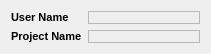
  <widget class="QWidget" name="gridLayoutWidget_3">
   <property name="geometry">
    <rect>
     <x>900</x>
     <y>59</y>
     <width>211</width>
     <height>51</height>
    </rect>
   </property>
   <layout class="QGridLayout" name="gridLayout_4">
    <item row="0" column="0">
     <widget class="QLabel" name="label_7">
      <property name="sizePolicy">
       <sizepolicy hsizetype="Fixed" vsizetype="Preferred">
        <horstretch>0</horstretch>
        <verstretch>0</verstretch>
       </sizepolicy>
      </property>
      <property name="font">
       <font>
        <pointsize>8</pointsize>
        <bold>true</bold>
       </font>
      </property>
      <property name="text">
       <string>User Name</string>
      </property>
     </widget>
    </item>
    <item row="0" column="1">
     <widget class="QFrame" name="frame">
      <property name="frameShape">
       <enum>QFrame::StyledPanel</enum>
      </property>
      <property name="frameShadow">
       <enum>QFrame::Raised</enum>
      </property>
      <widget class="QLabel" name="label_username">
       <property name="geometry">
        <rect>
         <x>5</x>
         <y>1</y>
         <width>151</width>
         <height>20</height>
        </rect>
       </property>
       <property name="font">
        <font>
         <pointsize>8</pointsize>
        </font>
       </property>
       <property name="text">
        <string/>
       </property>
      </widget>
     </widget>
    </item>
    <item row="1" column="0">
     <widget class="QLabel" name="label_8">
      <property name="sizePolicy">
       <sizepolicy hsizetype="Fixed" vsizetype="Preferred">
        <horstretch>0</horstretch>
        <verstretch>0</verstretch>
       </sizepolicy>
      </property>
      <property name="font">
       <font>
        <pointsize>8</pointsize>
        <bold>true</bold>
       </font>
      </property>
      <property name="text">
       <string>Project Name</string>
      </property>
     </widget>
    </item>
    <item row="1" column="1">
     <widget class="QFrame" name="frame_2">
      <property name="frameShape">
       <enum>QFrame::StyledPanel</enum>
      </property>
      <property name="frameShadow">
       <enum>QFrame::Raised</enum>
      </property>
      <widget class="QLabel" name="label_projectname">
       <property name="geometry">
        <rect>
         <x>5</x>
         <y>0</y>
         <width>151</width>
         <height>21</height>
        </rect>
       </property>
       <property name="font">
        <font>
         <pointsize>8</pointsize>
        </font>
       </property>
       <property name="text">
        <string/>
       </property>
      </widget>
     </widget>
    </item>
   </layout>
  </widget>
